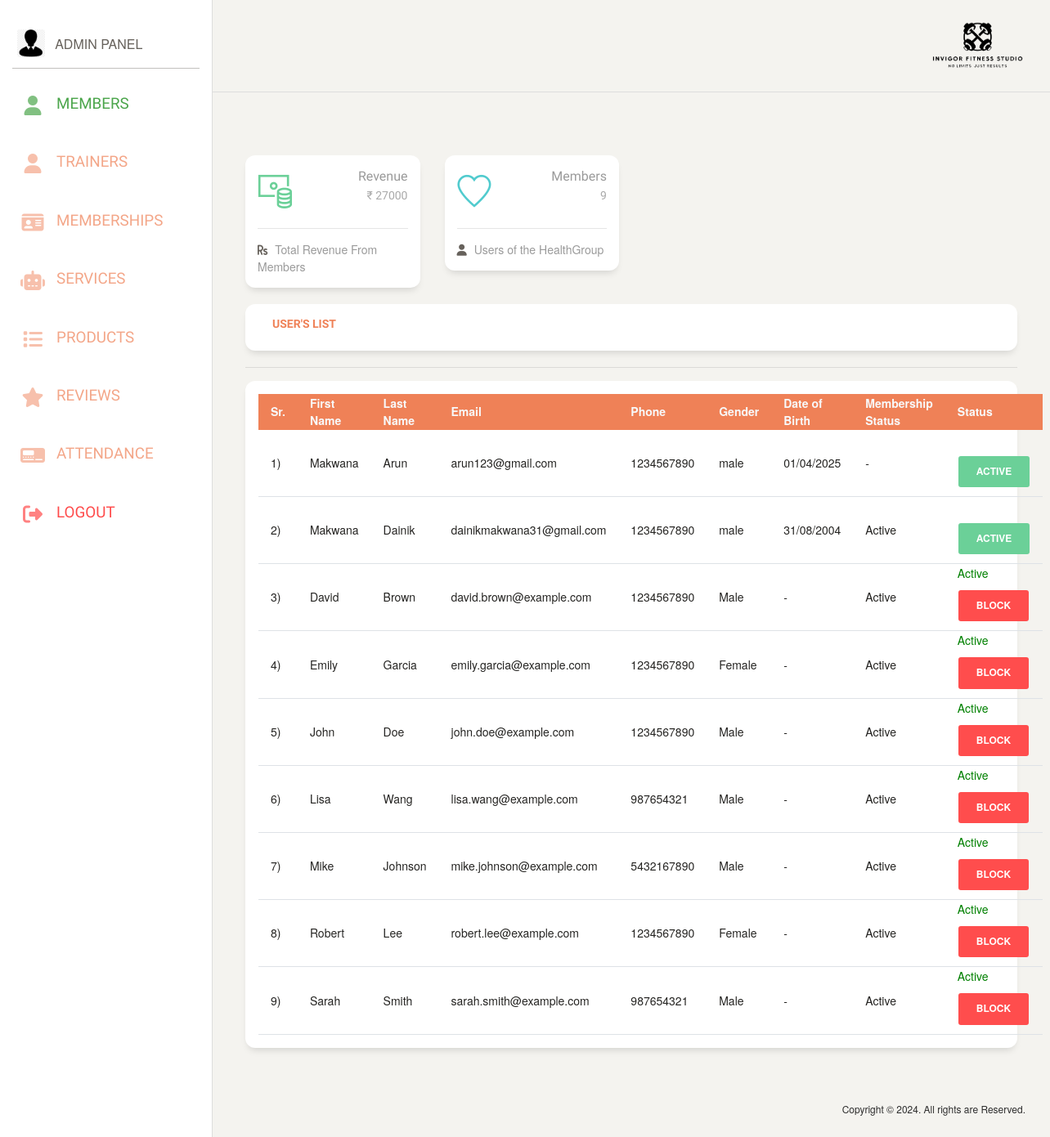
The app's page /admin_panel/index.php, older data.
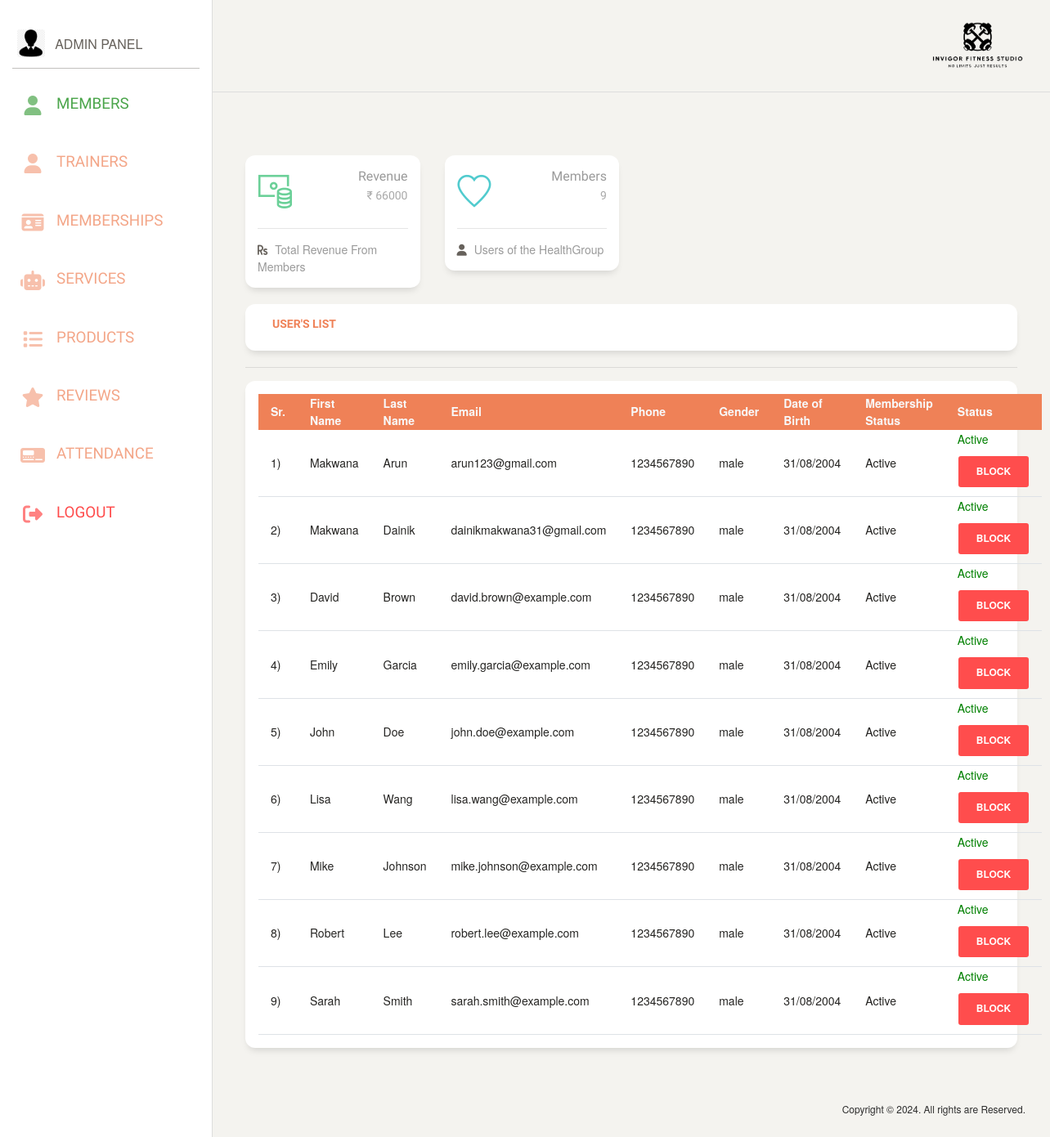
The same page, newer data.
### tables this page shows
CREATE TABLE `member` (
  `img` varchar(200) NOT NULL,
  `FirstName` varchar(50) NOT NULL,
  `LastName` varchar(50) NOT NULL,
  `email` varchar(50) NOT NULL,
  `password` varchar(10) NOT NULL,
  `phone` bigint(10) NOT NULL,
  `gender` varchar(10) DEFAULT NULL,
  `dob` date DEFAULT NULL,
  `address` varchar(400) NOT NULL,
  `MembershipStatus` enum('Active','Expired','Suspended','') NOT NULL DEFAULT 'Active',
  `JoinDate` date DEFAULT NULL,
  `status` enum('Active','Block','','') NOT NULL DEFAULT 'Active'
);

### admin_panel/index.php (the view, shortened to what this page needs)
<!DOCTYPE html>
<html lang="en">
<head>
  <?php include("C:/xampp/htdocs/php/IFS/admin_panel/links.php"); ?>
</head>
<body class="">
  <div class="wrapper ">
    <?php include(DRIVE_PATH . "/admin_panel/sidenav.php"); ?>
    <div class="main-panel">
      <?php include(DRIVE_PATH . "/admin_panel/header/header.php"); ?>
      <div class="content">
        <div class="row">
          <div class="col-lg-3 col-md-6 col-sm-6">
            <div class="card card-stats">
              <div class="card-body ">
                <div class="row">
                  <div class="col-5 col-md-4">
                    <div class="icon-big text-center icon-warning">
                      <i class="nc-icon nc-money-coins text-success"></i>
                    </div>
                  </div>
                  <div class="col-7 col-md-8">
                    <div class="numbers">
                      <p class="card-category">Revenue</p>
                      <?php
                      $membership = $conn->prepare("SELECT * FROM `membership`");
                      $membership->execute();
                      $membership = $membership->fetchAll();
                      $total = 0;
                      foreach ($membership as $mem) {
                        $total += $mem["membership_fee"];
                      }
                      ?>
                      <p class="card-title">&#8377; <?php echo $total; ?>
                    </div>
                  </div>
                </div>
              </div>
              <div class="card-footer ">
                <hr>
                <div class="stats">
                  <i class="fa-solid fa-rupee"></i>
                  Total Revenue From Members
                </div>
              </div>
            </div>
          </div>
          <div class="col-lg-3 col-md-6 col-sm-6">
            <div class="card card-stats">
              <div class="card-body ">
                <div class="row">
                  <div class="col-5 col-md-4">
                    <div class="icon-big text-center icon-warning">
                      <i class="nc-icon nc-favourite-28 text-primary"></i>
                    </div>
                  </div>
                  <div class="col-7 col-md-8">
                    <div class="numbers">
                      <p class="card-category">Members</p>
                      <?php
                      $members = $conn->prepare("SELECT * FROM `member`");
                      $members->execute();
                      $members = $members->fetchAll();
                      $total = 0;
                      foreach ($members as $m) {
                        $total++;
                      }
                      ?>
                      <p class="card-title"><?php echo $total; ?>
                    </div>
                  </div>
                </div>
              </div>
              <div class="card-footer ">
                <hr>
                <div class="stats">
                  <i class="fa-solid fa-user"></i>
                  Users of the HealthGroup
                </div>
              </div>
            </div>
          </div>
        </div>
        <div class="card">
          <div class="row">
            <h6 class="mx-5 py-3 text-danger">User's List</h6>
          </div>
        </div>
        <hr />
        <div class="card p-3">
          <table class="user-list">
            <thead class="bg-danger text-light">
              <tr>
                <th class="col-md-1">Sr.</th>
                <th class="col-md-1">First Name</th>
                <th class="col-md-1">Last Name</th>
                <th class="col-md-2">Email</th>
                <th class="col-md-1">Phone</th>
                <th class="col-md-1">Gender</th>
                <th class="col-md-1">Date of Birth</th>
                <th class="col-md-1">Membership Status</th>
                <th class="col-md-1">Status</th>
              </tr>
            </thead>
            <tbody>
              <?php
              $sel = $conn->prepare("SELECT * FROM `member`");
              $sel->execute();
              $sel = $sel->fetchAll();
              $i = 1;
              foreach ($sel as $r) { ?>
                <tr class="border-bottom">
                  <td class="col-md-1"><?php echo $i . ")"; ?></td>
                  <td class="col-md-1"><?php echo $r["FirstName"]; ?></td>
                  <td class="col-md-1"><?php echo $r["LastName"]; ?></td>
                  <td class="col-md-2"><?php echo $r["email"]; ?></td>
                  <td class="col-md-1"><?php if ($r["phone"] != 0) {
                                          echo $r["phone"];
                                        } else {
                                          echo "-";
                                        } ?></td>
                  <td class="col-md-1"><?php echo $r["gender"]; ?></td>
                  <td class="col-md-1"><?php $date = date("d/m/Y", strtotime($r["dob"]));
                                        echo ($date != "30/11/-0001") ? $date : "-"; ?></td>
                  <td class="col-md-1"><?php echo ($r["MembershipStatus"] != null) ? $r["MembershipStatus"] : "-"; ?></td>
                  <?php if ($r["status"] == "Active") { ?>
                    <td class="col-md-1 fw-bolder" style="color: green;"><?php echo $r["status"]; ?>&emsp;
                      <button class="btn block-user" style="background-color: #ff4d4d;" value="<?php echo $r["email"]; ?>">Block</button>
                    </td>
                  <?php } else { ?>
                    <td class="col-md-1 fw-bolder" style="color: red;"><?php echo $r["status"]; ?>&emsp;
                      <button class="btn btn-success active-user" value="<?php echo $r["email"]; ?>">Active</button>
                    </td>
                  <?php } ?>
                </tr>
              <?php $i++;
              } ?>
            </tbody>
          </table>
        </div>
      </div>
      <footer class="footer footer-black  footer-white ">
        <?php include(DRIVE_PATH . "/admin_panel/footer/footer.php"); ?>
      </footer>
    </div>
  </div>
</body>
</html>

### path.php (shortened to what this page needs)
<link rel="stylesheet" href="http://localhost/php/IFS/css/bootstrap.min.css" type="text/css">
<link rel="stylesheet" href="http://localhost/php/IFS/css/font-awesome.min.css" type="text/css">
<link rel="stylesheet" href="http://localhost/php/IFS/css/flaticon.css" type="text/css">
<link rel="stylesheet" href="http://localhost/php/IFS/css/owl.carousel.min.css" type="text/css">
<link rel="stylesheet" href="http://localhost/php/IFS/css/barfiller.css" type="text/css">
<link rel="stylesheet" href="http://localhost/php/IFS/css/magnific-popup.css" type="text/css">
<link rel="stylesheet" href="http://localhost/php/IFS/css/slicknav.min.css" type="text/css">
<link rel="stylesheet" href="http://localhost/php/IFS/css/style.css" type="text/css">
<link rel="stylesheet" href="https://cdnjs.cloudflare.com/ajax/libs/font-awesome/6.7.2/css/all.min.css" />

### admin_panel/links.php (shortened to what this page needs)
<?php require("C:/xampp/htdocs/php/IFS/path.php"); ?>
<link rel="stylesheet" href="https://cdnjs.cloudflare.com/ajax/libs/font-awesome/6.4.0/css/all.min.css">
<link href="http://localhost/php/IFS/admin_panel/assets/css/bootstrap.min.css" rel="stylesheet" />
<link href="http://localhost/php/IFS/admin_panel/assets/css/paper-dashboard.css?v=2.0.1" rel="stylesheet" />
<link rel="stylesheet" href="https://cdn.datatables.net/2.0.8/css/dataTables.dataTables.min.css">
<link rel="stylesheet" href="https://cdn.datatables.net/buttons/3.0.2/css/buttons.dataTables.min.css">

### admin_panel/sidenav.php (shortened to what this page needs)
<div class="sidebar" data-color="white" data-active-color="danger">
    <i class="fa-solid fa-arrow-left"></i>
    <div class="logo">
        <a class="simple-text logo-mini">
            <div class="logo-image-big">
                <img src="<?php echo HTTP_PATH . "/admin_panel/admin.png"; ?>" type="image/x-icon" />
            </div>
        </a>
        <a class="simple-text logo-normal">
            Admin Panel
        </a>
    </div>
    <div class="sidebar-wrapper">
        <ul class="nav">
            <li>
                <a href="<?php echo HTTP_PATH . "/admin_panel/index.php"; ?>" class="members">
                    <i class="fa-solid fa-user text-danger"></i>
                    <h5 class="text-danger">Members</h5>
                </a>
            </li>
            <li>
                <a href="<?php echo HTTP_PATH . "/admin_panel/trainer/trainer.php"; ?>" class="trainers">
                    <i class="fa-solid fa-user text-danger"></i>
                    <h5 class="text-danger">Trainers</h5>
                </a>
            </li>
            <li>
                <a href="<?php echo HTTP_PATH . "/admin_panel/membership/membership.php"; ?>" class="memberships">
                    <i class="fa-solid fa-id-card text-danger"></i>
                    <h5 class="text-danger">Memberships</h5>
                </a>
            </li>
            <li>
                <a href="<?php echo HTTP_PATH . "/admin_panel/services/service.php"; ?>" class="services">
                    <i class="fa-solid fa-robot text-danger"></i>
                    <h5 class="text-danger">Services</h5>
                </a>
            </li>
            <li>
                <a href="<?php echo HTTP_PATH . "/admin_panel/products/products.php"; ?>" class="text-danger products">
                    <i class="fa-solid fa-list text-danger"></i>
                    <h5 class="text-danger">Products</h5>
                </a>
            </li>
            <li>
                <a href="<?php echo HTTP_PATH . "/admin_panel/feedback/feedback.php"; ?>" class="reviews">
                    <i class="fa-solid fa-star text-danger"></i>
                    <h5 class="text-danger">Reviews</h5>
                </a>
            </li>
            <li>
                <a href="<?php echo HTTP_PATH . "/admin_panel/attendance/attendance.php"; ?>">
                    <i class="fa-solid fa-tachograph-digital text-danger"></i>
                    <h5 class="text-danger">Attendance</h5>
                </a>
            </li>
            <li>
                <a href="<?php echo HTTP_PATH . "/admin_panel/logout.php"; ?>">
                    <i class="fa-solid fa-right-from-bracket" style="color: red;"></i>
                    <h5 style="color: red;">Logout</h5>
                </a>
            </li>
        </ul>
    </div>
</div>

### admin_panel/header/header.php (shortened to what this page needs)
<nav class="navbar navbar-expand-lg navbar-absolute fixed-top navbar-transparent">
    <div class="container-fluid">
        <div class="collapse navbar-collapse justify-content-end" id="navigation">
            <img style="width: 12%;" src="<?php echo HTTP_PATH . "/user_panel/darkLogo.png"; ?>" alt="">
        </div>
    </div>
</nav>

### admin_panel/footer/footer.php
<div class="container-fluid">
    <div class="row">
        <div class="credits ml-auto">
            <span class="copyright">Copyright © 2024. All rights are Reserved.</span>
        </div>
    </div>
</div>

### css/barfiller.css (style rules this page uses)
body { font-family: Arial; }

### css/style.css (style rules this page uses)
html, body { height: 100%; font-family: "Muli", sans-serif; -webkit-font-smoothing: antialiased; font-smoothing: antialiased; }
h1, h2, h3, h4, h5, h6 { margin: 0; color: #111111; font-weight: 400; font-family: "Oswald", sans-serif; }
h5 { font-size: 18px; }
h6 { font-size: 16px; }
p { font-size: 14px; font-family: "Muli", sans-serif; color: #a9a9a9; font-weight: 400; line-height: 24px; margin: 0 0 15px 0; }
img { max-width: 100%; }
ul, ol { padding: 0; margin: 0; }
.logo a { display: inline-block; }

### admin_panel/index.php (style rules this page uses)
.members i { color: green !important; }
.members h5 { color: green !important; }

### admin_panel/sidenav.php (style rules this page uses)
img { mix-blend-mode: multiply !important; }

### admin_panel/header/header.php (style rules this page uses)
.content { margin: 10rem auto 0 auto !important; padding: 30px 40px 20px 40px !important; }

Row changes from the older to the newer data that the page shows:
changed member "Arun": dob "01/04/2025" → "31/08/2004"; MembershipStatus (not shown) → "Active"; status (not shown) → "Active"; status "ACTIVE" → "BLOCK"; no longer shows "-"
changed member "Dainik": status (not shown) → "Active"; status "ACTIVE" → "BLOCK"
changed member "David": gender "Male" → "male"; dob (not shown) → "31/08/2004"; no longer shows "-"
changed member "Emily": gender "Female" → "male"; dob (not shown) → "31/08/2004"; no longer shows "-"
changed member "John": gender "Male" → "male"; dob (not shown) → "31/08/2004"; no longer shows "-"
changed member "Lisa": phone "987654321" → "1234567890"; gender "Male" → "male"; dob (not shown) → "31/08/2004"; no longer shows "-"
changed member "Mike": phone "5432167890" → "1234567890"; gender "Male" → "male"; dob (not shown) → "31/08/2004"; no longer shows "-"
changed member "Robert": gender "Female" → "male"; dob (not shown) → "31/08/2004"; no longer shows "-"
changed member "Sarah": phone "987654321" → "1234567890"; gender "Male" → "male"; dob (not shown) → "31/08/2004"; no longer shows "-"
Text that changed along with them:
$total: "27000" → "66000"
